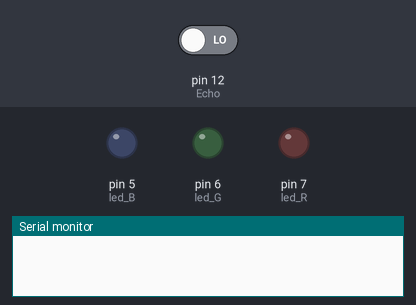
Simulated run of this sketch. Board: Arduino Uno, built with avr-gcc and run on an emulated ATmega328P. Shown: output pins drawn as LEDs (lit = HIGH), the last lines printed to the serial monitor. The test bench sets the inputs (shaded band); at power-on: pin 12 (Echo) LOW. Pins used as bus, display or sensor lines are not drawn.

Above: at 0.1 s.
At 1.1 s:
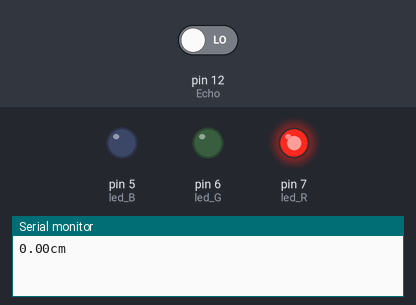
Timing chart, 0 to 2.6 s (numbered marks = the images above):
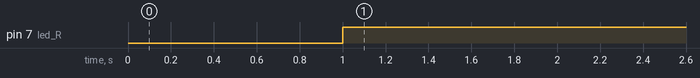

Measured:
- by itself, pin 7 (led_R): LOW → HIGH at 1.0 s

The sketch:

ultrasonicsensor.ino
```cpp
int Trig = 13;
int Echo = 12;
int led_R = 7;
int led_G = 6;
int led_B = 5;

void setup() {
  Serial.begin(9600); //시리얼 통신 시작
  pinMode(Trig, OUTPUT);
  pinMode(Echo, INPUT);
  pinMode(led_R, OUTPUT);
  pinMode(led_G, OUTPUT);
  pinMode(led_B, OUTPUT);
}

void loop() {
  digitalWrite(Trig, LOW);
  digitalWrite(Echo, LOW);
  delayMicroseconds(2);
  digitalWrite(Trig, HIGH);
  delayMicroseconds(10);
  digitalWrite(Trig, HIGH);

  unsigned long duration = pulseIn(Echo, HIGH);
  float distance = ((float)(340*duration) / 10000) / 2;

  Serial.print(distance);
  Serial.println("cm");

  if(distance <= 5){
    digitalWrite(led_R, HIGH);digitalWrite(led_G,LOW);digitalWrite(led_B,LOW);
  }
  else if(5 < distance && distance <= 10){
    digitalWrite(led_R, LOW);digitalWrite(led_G,HIGH);digitalWrite(led_B,LOW);
  }
  else if(10 < distance && distance <= 15){
    digitalWrite(led_R, LOW);digitalWrite(led_G,LOW);digitalWrite(led_B,HIGH);
  }
  else{
    digitalWrite(led_R, LOW);digitalWrite(led_G,LOW);digitalWrite(led_B,LOW);
  }

  delay(1000);
}
```
